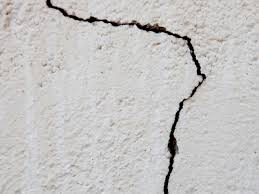
%> input picture test1.jpg, 259 x 194 px
$ octave --eval "result = extractCrackFeatures(imread('test1.jpg'));"   (GNU Octave 9; MATLAB toolbox functions it lacks are replaced by stand-ins)
%> lines starting %> are read from the running program, lines starting %| are printed output that depends on the picture; in (x1, y1, x2, y2) boxes, pixels count from 0 and x2, y2 are one past the last pixel; in counts of white or black regions, pixels touching at a corner belong together; the program's own positions count from 1
### computeHuMoments.m
function hu = computeHuMoments(bw)
% computeHuMoments  Compute 7 Hu invariant moments for a binary region image.
%   hu = computeHuMoments(bw)
%   bw: logical or numeric binary image for the region (foreground == 1)
%   hu: 1x7 vector of Hu moments

bw = logical(bw);
[r,c] = size(bw);
[X,Y] = meshgrid(1:c,1:r);
m00 = sum(bw(:));
if m00 == 0
    hu = zeros(1,7);
    return;
end
m10 = sum(sum(X .* bw));
m01 = sum(sum(Y .* bw));
xbar = m10 / m00;
ybar = m01 / m00;

% central moments
mu20 = sum(sum(((X - xbar).^2) .* bw));
mu02 = sum(sum(((Y - ybar).^2) .* bw));
mu11 = sum(sum((X - xbar) .* (Y - ybar) .* bw));
mu30 = sum(sum(((X - xbar).^3) .* bw));
mu03 = sum(sum(((Y - ybar).^3) .* bw));
mu12 = sum(sum(((X - xbar) .* ((Y - ybar).^2)) .* bw));
mu21 = sum(sum((((X - xbar).^2) .* (Y - ybar)) .* bw));

% normalized central moments
eta20 = mu20 / (m00^(1 + (2/2)));
eta02 = mu02 / (m00^(1 + (2/2)));
eta11 = mu11 / (m00^(1 + (2/2)));
eta30 = mu30 / (m00^(1 + (3/2)));
eta03 = mu03 / (m00^(1 + (3/2)));
eta12 = mu12 / (m00^(1 + (3/2)));
eta21 = mu21 / (m00^(1 + (3/2)));

% Hu invariants
hu = zeros(1,7);
hu(1) = eta20 + eta02;
hu(2) = (eta20 - eta02)^2 + 4*(eta11^2);
hu(3) = (eta30 - 3*eta12)^2 + (3*eta21 - eta03)^2;
hu(4) = (eta30 + eta12)^2 + (eta21 + eta03)^2;
hu(5) = (eta30 - 3*eta12)*(eta30 + eta12)*((eta30 + eta12)^2 - 3*(eta21 + eta03)^2) + ...
        (3*eta21 - eta03)*(eta21 + eta03)*(3*(eta30 + eta12)^2 - (eta21 + eta03)^2);
hu(6) = (eta20 - eta02)*((eta30 + eta12)^2 - (eta21 + eta03)^2) + 4*eta11*(eta30 + eta12)*(eta21 + eta03);
hu(7) = (3*eta21 - eta03)*(eta30 + eta12)*((eta30 + eta12)^2 - 3*(eta21 + eta03)^2) - ...
        (eta30 - 3*eta12)*(eta21 + eta03)*(3*(eta30 + eta12)^2 - (eta21 + eta03)^2);
end

### extractCrackFeatures.m
function feat = extractCrackFeatures(I)
% extractFeatures  Returns a 1x64 feature vector for image I.

%% --- 0) Convert + Resize ---
if size(I,3) == 3
    I = rgb2gray(I);
end
I = im2uint8(I);
I = imresize(I, [200 200]);
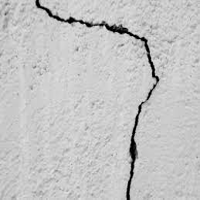
%> I: size 200x200 uint8; min 0, max 231, mean 196.3

feat = [];   % start empty feature vector

%% --- 1) GLCM Texture (4 features) ---
offsets = [0 1; -1 1; -1 0; -1 -1];
glcm = graycomatrix(I, 'Offset', offsets, 'Symmetric', true, 'NumLevels', 16);
stats = graycoprops(glcm);
%> stats = {Contrast [1.04 1.55 0.799 1.47], Correlation [0.835 0.755 0.873 0.768], Energy [0.275 0.253 0.269 0.239], Homogeneity [0.828 0.796 0.822 0.771]}

gl = [stats.Contrast, stats.Correlation, stats.Energy, stats.Homogeneity];
%> gl = [1.04 1.55 0.799 1.47 0.835 0.755 0.873 0.768 0.275 0.253 0.269 0.239 0.828 0.796 0.822 0.771]
gl = mean(gl, 1);            % average across offsets -> 4 features
feat = [feat, gl];
%> feat has the same summary as gl

%% --- 2) LBP (32 features) ---
try
    lbp = extractLBPFeatures(I, 'Upright', false);
    lbp = lbp(1:min(32, numel(lbp)));  % if fewer values exist
    if numel(lbp) < 32
        lbp = [lbp, zeros(1, 32-numel(lbp))];
    end
catch
    lbp = zeros(1,32);
end
feat = [feat, lbp];
%> feat = 48 values, max 1.55 at index 2, min 0 at index 17, mean 0.257

%% --- 3) Edge Density (1 feature) ---
edges = edge(I, 'Canny');
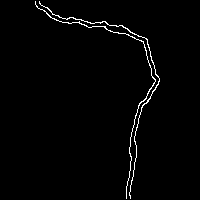
%> edges: size 200x200 logical; 1.6% white in thin lines or dots, all inside (x1, y1, x2, y2) = (35, 1, 160, 199)
edgeDensity = sum(edges(:)) / numel(edges);
%> edgeDensity = 0.0163
feat = [feat, edgeDensity];
%> feat = 49 values, max 1.55 at index 2, min 0 at index 17, mean 0.252

%% --- 4) Hu Moments (7 features) ---
BW = imbinarize(I, 'adaptive', 'Sensitivity', 0.45);
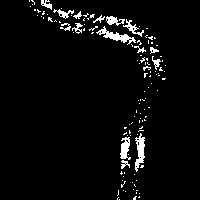
%> BW: size 200x200 logical; 4.1% white; 122 white regions (107 under 20 px), largest, box (x1, y1, x2, y2) and area: (96, 26, 136, 45) 230, (135, 133, 145, 172) 216, (120, 137, 131, 160) 157
BW = imclearborder(BW);
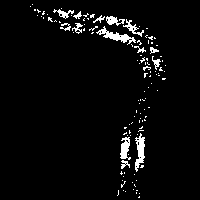
%> BW: size 200x200 logical; 3.9% white; 116 white regions (102 under 20 px), largest, box (x1, y1, x2, y2) and area: (96, 26, 136, 45) 230, (135, 133, 145, 172) 216, (120, 137, 131, 160) 157
BW = bwareaopen(BW, 30);
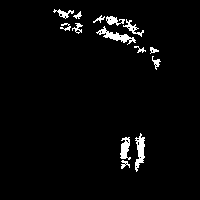
%> BW: size 200x200 logical; 3% white; 14 white regions, largest, box (x1, y1, x2, y2) and area: (96, 26, 136, 45) 230, (135, 133, 145, 172) 216, (120, 137, 131, 160) 157

CC = bwconncomp(BW);
%> CC = 14 connected components
if CC.NumObjects == 0
    hu = zeros(1,7);
else
    areas = cellfun(@numel, CC.PixelIdxList);
%> areas = [80 42 52 32 35 230 101 157 42 104 35 216 34 50]
    [~, idx] = max(areas);
%> idx = 6
    bwReg = false(size(BW));
    bwReg(CC.PixelIdxList{idx}) = true;
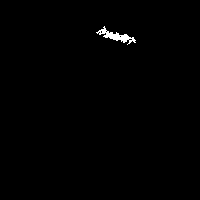
%> bwReg: size 200x200 logical; 0.57% white; 1 white region, box (x1, y1, x2, y2) and area: (96, 26, 136, 45) 230

    hu = computeHuMoments(bwReg);
%> in computeHuMoments, `m00 = sum(bw(:));`: m00 = 230
%> in computeHuMoments, `m10 = sum(sum(X .* bw));`: m10 = 26879
%> in computeHuMoments, `m01 = sum(sum(Y .* bw));`: m01 = 8467
%> in computeHuMoments, `xbar = m10 / m00;`: xbar = 116.9
%> in computeHuMoments, `ybar = m01 / m00;`: ybar = 36.81
%> in computeHuMoments, `mu20 = sum(sum(((X - xbar).^2) .* bw));`: mu20 = 23520.8
%> in computeHuMoments, `mu02 = sum(sum(((Y - ybar).^2) .* bw));`: mu02 = 2791
%> in computeHuMoments, `mu11 = sum(sum((X - xbar) .* (Y - ybar) .* bw));`: mu11 = 6122.2
%> in computeHuMoments, `mu30 = sum(sum(((X - xbar).^3) .* bw));`: mu30 = 4362.2
%> in computeHuMoments, `mu03 = sum(sum(((Y - ybar).^3) .* bw));`: mu03 = -2634.1
%> in computeHuMoments, `mu12 = sum(sum(((X - xbar) .* ((Y - ybar).^2)) .* bw));`: mu12 = -4389.6
%> in computeHuMoments, `mu21 = sum(sum((((X - xbar).^2) .* (Y - ybar)) .* bw));`: mu21 = -5465.5
%> in computeHuMoments, `eta20 = mu20 / (m00^(1 + (2/2)));`: eta20 = 0.445
%> in computeHuMoments, `eta02 = mu02 / (m00^(1 + (2/2)));`: eta02 = 0.0528
%> in computeHuMoments, `eta11 = mu11 / (m00^(1 + (2/2)));`: eta11 = 0.116
%> in computeHuMoments, `eta30 = mu30 / (m00^(1 + (3/2)));`: eta30 = 0.00544
%> in computeHuMoments, `eta03 = mu03 / (m00^(1 + (3/2)));`: eta03 = -0.00328
%> in computeHuMoments, `eta12 = mu12 / (m00^(1 + (3/2)));`: eta12 = -0.00547
%> in computeHuMoments, `eta21 = mu21 / (m00^(1 + (3/2)));`: eta21 = -0.00681
%> hu = [0.497 0.207 0.000772 0.000102 -1.74e-08 -3.98e-05 -2.27e-08]
    if ~isfinite(hu)
        hu = zeros(1,7);
    end
end
feat = [feat, hu];
%> feat = 56 values, max 1.55 at index 2, min -3.98e-05 at index 55, mean 0.233
%> `result = extractCrackFeatures(imread('test1.jpg'));`: result = 64 values, max 1.55 at index 2, min -3.98e-05 at index 55, mean 0.204

%% --- Final: Pad or Trim to 64 ---
feat = feat(:)';   % make row vector

if numel(feat) < 64
    feat = [feat, zeros(1, 64 - numel(feat))];
elseif numel(feat) > 64
    feat = feat(1:64);
end

%% --- Fix: Remove NaN/Inf (MOST IMPORTANT STEP) ---
feat(~isfinite(feat)) = 0;

end
